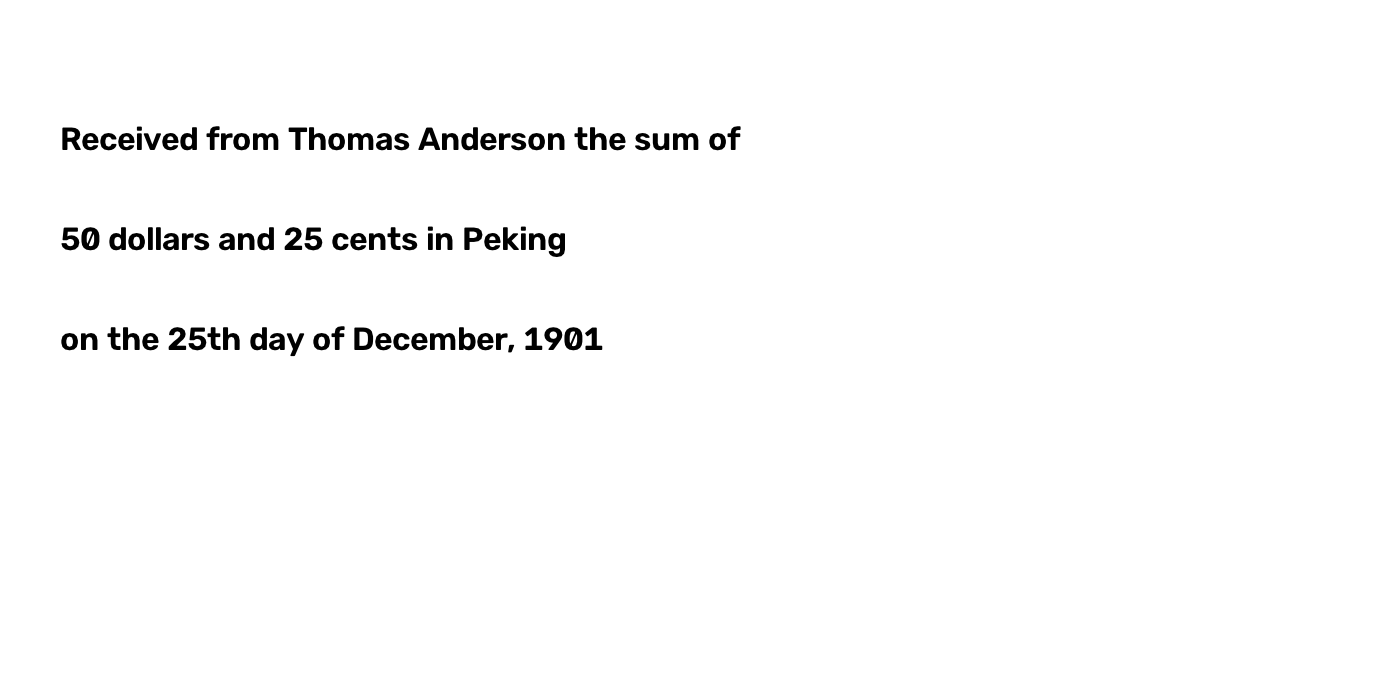
#> input picture eval/fixtures/images/dollars_cents_words.png, 1400 x 700 px; its folder holds only this picture in this run
$ python -i preprocess.py   (imports and definitions only)   (older library calls are emulated)
#> lines starting #> are read from the running program, lines starting #| are printed output that depends on the picture; after the words box and inside, x2 and y2 are one past the last pixel; in counts of white or black regions, pixels touching at a corner belong together
#> further down, picture is the input picture: shape (700, 1400, 3); min 0, max 255, mean 250.8
"""Image preprocessing pipeline that prepares scanned document images for OCR.

Each step is a plain function taking and returning a numpy array (grayscale,
uint8), so steps can be composed and toggled independently per document type
via the `steps` argument of `preprocess`.
"""

from collections.abc import Callable, Sequence
from dataclasses import dataclass

import cv2
import numpy as np

# Below this contrast (stddev of pixel intensities), CLAHE is applied as a
# fallback before binarization to recover faded/low-contrast documents.
LOW_CONTRAST_STDDEV_THRESHOLD = 40.0

# Deskew search range and resolution, in degrees.
DESKEW_ANGLE_RANGE = 15.0
DESKEW_ANGLE_STEP = 0.5

# The angle search is scale-invariant, so it runs against a downsampled copy
# of the page — a full-resolution 300dpi scan (~8M px) would otherwise cost
# 61 full-size affine warps per document, which is a real per-page throughput
# bottleneck at archive scale. Width in pixels to downsample to before search.
DESKEW_SEARCH_WIDTH = 600


def _require_image(image: np.ndarray) -> None:
    if image is None:
        raise ValueError("image is None (did cv2.imread fail to read the file?)")
    if image.size == 0 or 0 in image.shape[:2]:
        raise ValueError(f"image has an empty dimension: shape={image.shape}")


def to_grayscale(image: np.ndarray) -> np.ndarray:
    """Convert a BGR/RGB image to single-channel grayscale. No-op if already gray."""
    _require_image(image)
    if image.ndim == 2:
        return image
    return cv2.cvtColor(image, cv2.COLOR_BGR2GRAY)


def _projection_profile_score(binary: np.ndarray, angle: float) -> float:
    """Score a rotation angle by how sharply text rows separate from gaps.

    Rotating a page to its true orientation makes horizontal row-sums of ink
    pixels peaky (text lines vs. white gaps); the variance of those row-sums
    is maximized near the correct deskew angle.
    """
    h, w = binary.shape
    center = (w / 2, h / 2)
    matrix = cv2.getRotationMatrix2D(center, angle, 1.0)
    rotated = cv2.warpAffine(
        binary, matrix, (w, h), flags=cv2.INTER_NEAREST, borderValue=0
    )
    row_sums = rotated.sum(axis=1).astype(np.float64)
    return float(row_sums.var())


def estimate_skew_angle(image: np.ndarray) -> float:
    """Estimate the rotation (in degrees) needed to deskew a scanned page.

    Uses the projection-profile method: binarize, then search a range of
    candidate angles for the one that maximizes row-sum variance (i.e. text
    lines are most sharply separated from background gaps). The search runs
    on a downsampled copy — skew angle doesn't depend on resolution, and
    searching at full page resolution would be 61x full-size affine warps
    per document.
    """
    gray = to_grayscale(image)
    if gray.shape[1] > DESKEW_SEARCH_WIDTH:
        scale = DESKEW_SEARCH_WIDTH / gray.shape[1]
#> scale = 0.429
        gray = cv2.resize(
            gray, (DESKEW_SEARCH_WIDTH, max(1, int(gray.shape[0] * scale))), interpolation=cv2.INTER_AREA
        )
    _, binary = cv2.threshold(gray, 0, 255, cv2.THRESH_BINARY_INV + cv2.THRESH_OTSU)
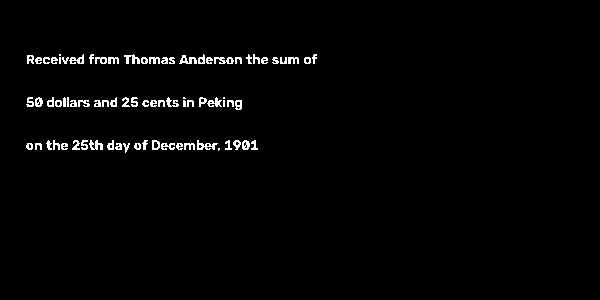
#> binary: shape (300, 600); 1.8% white in thin lines or dots, all inside (x1, y1, x2, y2) = (26, 54, 317, 153)

    best_angle = 0.0
    best_score = -1.0
    angle = -DESKEW_ANGLE_RANGE
    while angle <= DESKEW_ANGLE_RANGE:
        score = _projection_profile_score(binary, angle)
        if score > best_score:
            best_score = score
            best_angle = angle
        angle += DESKEW_ANGLE_STEP
#> this loop made 61 passes
#> (score, best_score) on passes 1, 3, 4, 5, 6, 9, 10, 11, 12, 13, 14, 15: (10286128.5, 10286128.5), (10359738.9, 10359738.9), (10523336, 10523336), (10843004.7, 10843004.7), (10872090.4, 10872090.4), (10915133.3, 10915133.3), (11117480.3, 11117480.3), (11418551.8, 11418551.8), (11646081.5, 11646081.5), (11910322.9, 11910322.9), (12391640.1, 12391640.1), (12872651.7, 12872651.7)
#> score on passes 2, 7, 8, 32, 33, 34: 10157537.2, 10789435.7, 10776575.2, 74468942, 66495243.4, 58636221.5
#> pass 1, in _projection_profile_score, `rotated = cv2.warpAffine( binary, matrix, (w, h), flags=cv2.INTER_NEAR..`:
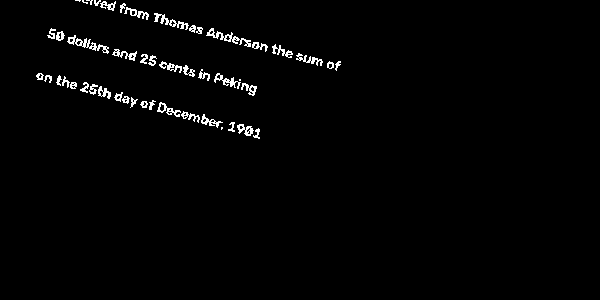
#> rotated: shape (300, 600); 1.7% white in thin lines or dots, all inside (x1, y1, x2, y2) = (36, 0, 341, 139)
#> pass 2, in _projection_profile_score (call 2), `rotated = cv2.warpAffine( binary, matrix, (w, h), flags=cv2.INTER_NEAR..`:
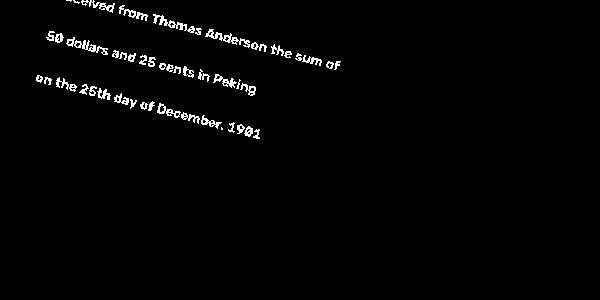
#> rotated: shape (300, 600); 1.7% white in thin lines or dots, all inside (x1, y1, x2, y2) = (36, 0, 341, 139)
#> pass 3, in _projection_profile_score (call 3), `rotated = cv2.warpAffine( binary, matrix, (w, h), flags=cv2.INTER_NEAR..`:
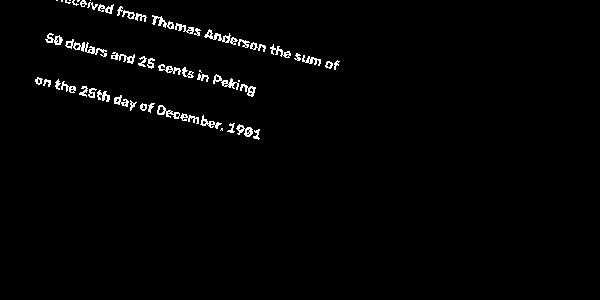
#> rotated: shape (300, 600); 1.7% white in thin lines or dots, all inside (x1, y1, x2, y2) = (35, 0, 340, 140)
#> after the loop, angle = 15.5; best_angle = 0; best_score = 82520337.5
    return best_angle


def deskew(image: np.ndarray) -> np.ndarray:
    """Rotate the image to correct skew, estimated via the projection-profile method."""
    angle = estimate_skew_angle(image)
#> angle = 0
    if abs(angle) < 1e-6:
        return image
    h, w = image.shape[:2]
    center = (w / 2, h / 2)
    matrix = cv2.getRotationMatrix2D(center, angle, 1.0)
    border_value = int(np.median(image))
    return cv2.warpAffine(
        image, matrix, (w, h), flags=cv2.INTER_CUBIC, borderValue=border_value
    )


# [87 lines left out: functions denoise, clahe_enhance, binarize, auto_crop, estimate_quality, not called in this run]


PIPELINE_STEPS: dict[str, Callable[[np.ndarray], np.ndarray]] = {
    "deskew": deskew,
    "denoise": denoise,
    "clahe": clahe_enhance,
    "binarize": binarize,
    "auto_crop": auto_crop,
}

DEFAULT_PIPELINE: tuple[str, ...] = ("deskew", "denoise", "auto_crop", "clahe", "binarize")


@dataclass
class PreprocessResult:
    image: np.ndarray
    quality_score: float


# [27 lines left out: function preprocess, not called in this run]

>>> import cv2
>>> picture = cv2.imread('../eval/fixtures/images/dollars_cents_words.png')
>>> result = deskew(picture)

$ run again, on eval/fixtures/images/ledger_shillings.png
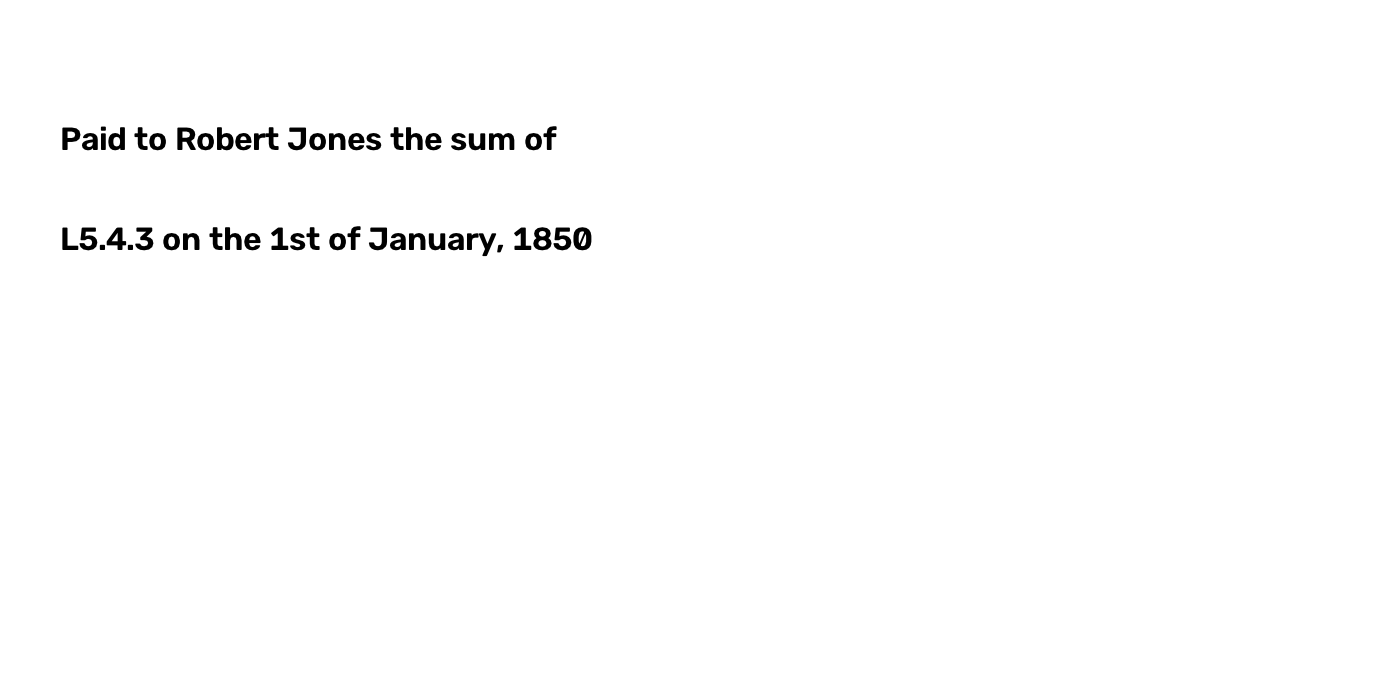
#> input picture eval/fixtures/images/ledger_shillings.png, 1400 x 700 px
#> picture is the input picture: shape (700, 1400, 3); min 0, max 255, mean 252.5
#> in estimate_skew_angle, `_, binary = cv2.threshold(gray, 0, 255, cv2.THRESH_BINARY_INV + cv2.TH..`:
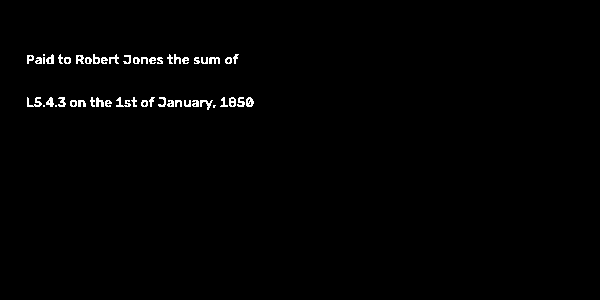
#> binary: shape (300, 600); 1% white in thin lines or dots, all inside (x1, y1, x2, y2) = (27, 54, 254, 110)
#> the loop in estimate_skew_angle, `while angle <= DESKEW_ANGLE_RANGE:` made 61 passes
#> (score, best_score) on passes 1, 2, 3, 4, 6, 7, 8, 9: (5177218.2, 5177218.2), (5368192.3, 5368192.3), (5384077.9, 5384077.9), (5658685.7, 5658685.7), (5715954.7, 5715954.7), (5735837.2, 5735837.2), (5854182.7, 5854182.7), (5972979.8, 5972979.8)
#> pass 3, in _projection_profile_score (call 3), `rotated = cv2.warpAffine( binary, matrix, (w, h), flags=cv2.INTER_NEAR..`:
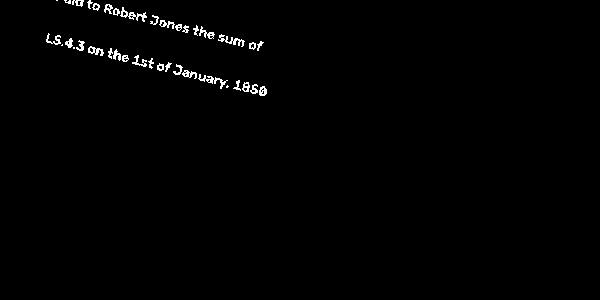
#> rotated: shape (300, 600); 0.96% white in thin lines or dots, all inside (x1, y1, x2, y2) = (46, 0, 267, 96)
#> after the loop in estimate_skew_angle, `while angle <= DESKEW_ANGLE_RANGE:`: angle = 15.5; best_angle = 0; best_score = 39788129.2
#> in deskew, `angle = estimate_skew_angle(image)`: angle = 0
